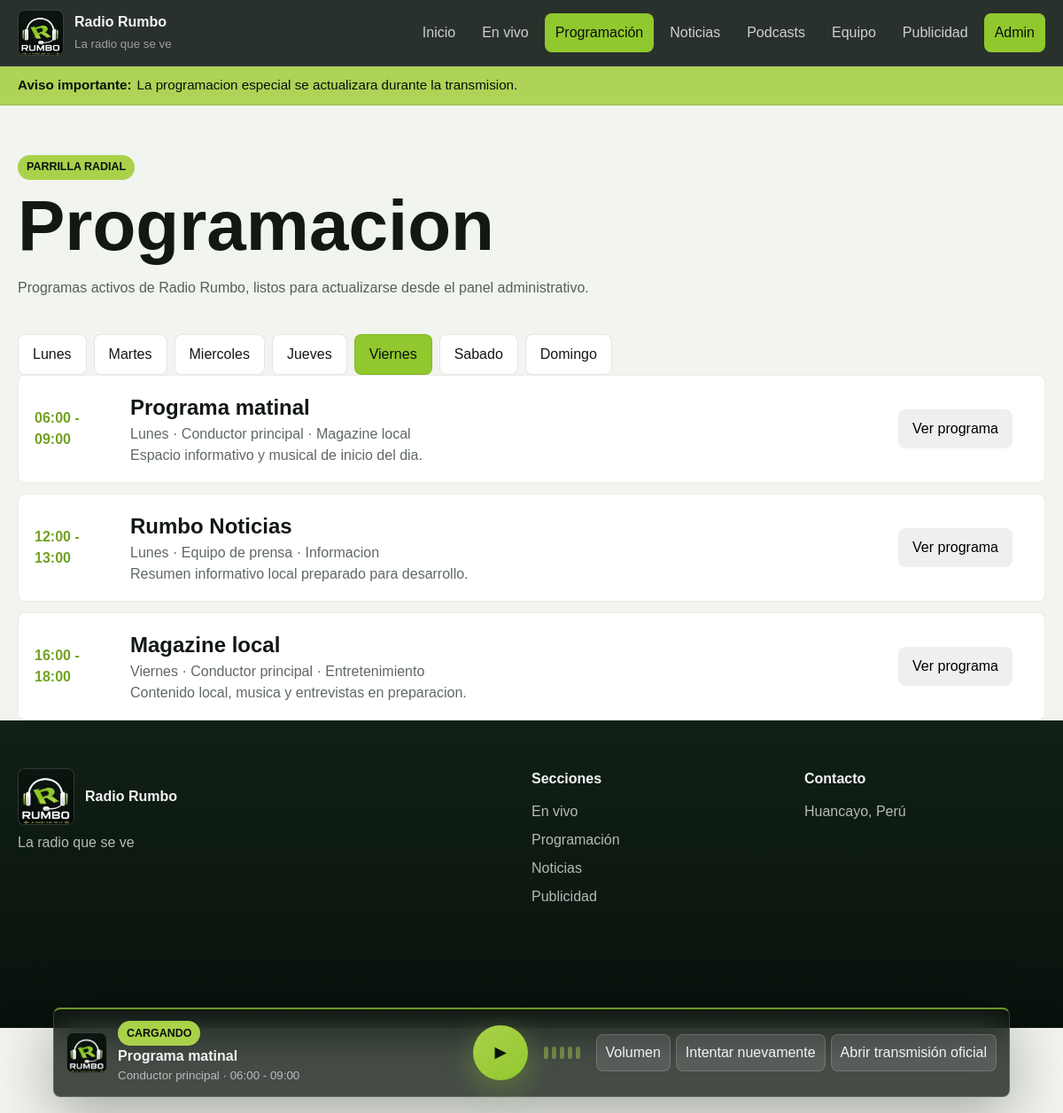
The page /programacion/index.php on the database its author committed.
### tables this page shows
CREATE TABLE urgent_notices (
    id INT UNSIGNED AUTO_INCREMENT PRIMARY KEY,
    title VARCHAR(160) NOT NULL,
    message VARCHAR(500) NOT NULL,
    type ENUM('info', 'warning', 'urgent', 'event') NOT NULL DEFAULT 'info',
    status ENUM('draft', 'active', 'inactive', 'archived') NOT NULL DEFAULT 'draft',
    start_at DATETIME NULL,
    end_at DATETIME NULL,
    display_order INT UNSIGNED NOT NULL DEFAULT 0,
    created_at TIMESTAMP DEFAULT CURRENT_TIMESTAMP,
    updated_at TIMESTAMP DEFAULT CURRENT_TIMESTAMP ON UPDATE CURRENT_TIMESTAMP
);

CREATE TABLE programs (
    id INT UNSIGNED AUTO_INCREMENT PRIMARY KEY,
    name VARCHAR(140) NOT NULL,
    slug VARCHAR(160) NOT NULL UNIQUE,
    description TEXT NULL,
    host_name VARCHAR(140) NULL,
    day_of_week ENUM('monday', 'tuesday', 'wednesday', 'thursday', 'friday', 'saturday', 'sunday') NOT NULL,
    start_time TIME NOT NULL,
    end_time TIME NOT NULL,
    category VARCHAR(80) NULL,
    is_active TINYINT(1) NOT NULL DEFAULT 1,
    display_order INT UNSIGNED NOT NULL DEFAULT 0,
    created_at TIMESTAMP DEFAULT CURRENT_TIMESTAMP,
    updated_at TIMESTAMP DEFAULT CURRENT_TIMESTAMP ON UPDATE CURRENT_TIMESTAMP
);

### app/Core/View.php (called while the page is built, shortened)
<?php
final class View
{
    public static function render(string $view, array $data = []): void
    {
        $basePath = dirname(__DIR__, 2) . DIRECTORY_SEPARATOR . 'resources' . DIRECTORY_SEPARATOR . 'views';
        $relativePath = str_replace('.', DIRECTORY_SEPARATOR, $view) . '.php';
        $viewPath = $basePath . DIRECTORY_SEPARATOR . $relativePath;
        $realViewPath = realpath($viewPath);
        extract($data, EXTR_SKIP);
        require $realViewPath;
    }
}

### app/Controllers/Public/ProgramController.php (called while the page is built, shortened)
<?php
final class ProgramController
{
    public function index(array $mock): void
    {
        try {
            $items = $this->programService()->active();
        } catch (Throwable) {
            $items = [];
        }
        View::render('layouts.public', [
            'active' => 'programacion',
            'contentView' => 'schedule',
            'mock' => $mock,
            'pageTitle' => 'Radio Rumbo - Programacion',
            'programs' => $items,
        ]);
    }
    private function programService(): ProgramService
    {
        if (!$this->programs instanceof ProgramService) {
            $this->programs = new ProgramService();
        }
        return $this->programs;
    }
}

### public/programacion/index.php (called while the page is built, shortened)
<?php
$rootPath = rr_bootstrap();
(new ProgramController())->index(rr_mock_data($rootPath));

### app/Core/Database.php (called while the page is built, shortened)
<?php
final class Database
{
    private static ?PDO $connection = null;
    public static function connection(): PDO
    {
        if (self::$connection instanceof PDO) {
            return self::$connection;
        }
        $host = self::env('DB_HOST', '127.0.0.1');
        $port = self::env('DB_PORT', '3306');
        $database = self::env('DB_DATABASE', 'radio_rumbo');
        $username = self::env('DB_USERNAME', 'root');
        $password = self::env('DB_PASSWORD', '');
        $dsn = sprintf(
            'mysql:host=%s;port=%s;dbname=%s;charset=utf8mb4',
            $host,
            $port,
            $database
        );
        try {
            self::$connection = new PDO($dsn, $username, $password, [
                PDO::ATTR_ERRMODE => PDO::ERRMODE_EXCEPTION,
                PDO::ATTR_DEFAULT_FETCH_MODE => PDO::FETCH_ASSOC,
                PDO::ATTR_EMULATE_PREPARES => false,
            ]);
        } catch (PDOException $exception) {
            throw new PDOException(
                'No se pudo conectar con la base de datos.',
                (int) $exception->getCode(),
                $exception
            );
        }
        return self::$connection;
    }
    private static function env(string $key, string $default = ''): string
    {
        $value = $_ENV[$key] ?? $_SERVER[$key] ?? getenv($key);
        return is_string($value) && $value !== '' ? $value : $default;
    }
}

### app/Models/UrgentNotice.php (called while the page is built, shortened)
<?php
final class UrgentNotice
{
    public function active(): array
    {
        $statement = $this->pdo()->prepare(
            'SELECT id, title, message, type, status, start_at, end_at, display_order
             FROM urgent_notices
             WHERE status = :status
               AND (start_at IS NULL OR start_at <= CURRENT_TIMESTAMP)
               AND (end_at IS NULL OR end_at >= CURRENT_TIMESTAMP)
             ORDER BY display_order, id DESC'
        );
        $statement->execute(['status' => 'active']);
        return $this->rows($statement->fetchAll());
    }
    private function rows(array $rows): array
    {
        $result = [];
        foreach ($rows as $row) {
            if (is_array($row)) {
                $result[] = $row;
            }
        }
        return $result;
    }
    private function pdo(): PDO
    {
        return $this->connection ?? Database::connection();
    }
}

### app/Services/UrgentNoticeService.php (called while the page is built, shortened)
<?php
final class UrgentNoticeService
{
    public function active(): array
    {
        return $this->repository()->active();
    }
    private function repository(): UrgentNotice
    {
        if (!$this->notices instanceof UrgentNotice) {
            $this->notices = new UrgentNotice();
        }
        return $this->notices;
    }
}

### public/bootstrap.php (called while the page is built, shortened)
<?php
function rr_mock_data(string $rootPath): array
{
    $data = require $rootPath . '/config/mock-data.php';
    $mock = is_array($data) ? $data : [];
    $mock['station'] = (new SettingService())->station($mock);
    $mock['active_banners'] = rr_active_banners();
    $mock['urgent_notices'] = rr_active_notices();
    return $mock;
}
function rr_active_banners(): array
{
    try {
        return (new BannerService())->active();
    } catch (Throwable) {
        return [];
    }
}
function rr_active_notices(): array
{
    try {
        return (new UrgentNoticeService())->active();
    } catch (Throwable) {
        return [];
    }
}

### app/Helpers/SecurityHelper.php (called while the page is built, shortened)
<?php
final class SecurityHelper
{
    public static function e(string $value): string
    {
        return htmlspecialchars($value, ENT_QUOTES | ENT_SUBSTITUTE, 'UTF-8');
    }
}

### app/Models/Program.php (called while the page is built, shortened)
<?php
final class Program
{
    public function active(): array
    {
        $statement = $this->pdo()->prepare(
            'SELECT id, name, slug, description, host_name, day_of_week, start_time, end_time,
                    category, is_active, display_order
             FROM programs
             WHERE is_active = :active
             ORDER BY CASE day_of_week
                          WHEN "monday" THEN 1 WHEN "tuesday" THEN 2 WHEN "wednesday" THEN 3
                          WHEN "thursday" THEN 4 WHEN "friday" THEN 5 WHEN "saturday" THEN 6
                          WHEN "sunday" THEN 7 ELSE 8
                      END,
                      start_time, display_order, id'
        );
        $statement->execute(['active' => 1]);
        return $this->rows($statement->fetchAll());
    }
    private function rows(array $rows): array
    {
        $result = [];
        foreach ($rows as $row) {
            if (is_array($row)) {
                $result[] = $row;
            }
        }
        return $result;
    }
    private function pdo(): PDO
    {
        return $this->connection ?? Database::connection();
    }
}

### app/Services/ProgramService.php (called while the page is built, shortened)
<?php
final class ProgramService
{
    public function active(): array
    {
        return $this->repository()->active();
    }
    private function repository(): Program
    {
        if (!$this->program instanceof Program) {
            $this->program = new Program();
        }
        return $this->program;
    }
}

### resources/views/public/schedule.php (the view, shortened to what this page needs)
<?php
$programs = is_array($programs ?? null) ? $programs : [];
$dayLabels = [
    'monday' => 'Lunes',
    'tuesday' => 'Martes',
    'wednesday' => 'Miercoles',
    'thursday' => 'Jueves',
    'friday' => 'Viernes',
    'saturday' => 'Sabado',
    'sunday' => 'Domingo',
];
$todayKey = strtolower(date('l'));
$now = date('H:i:s');
?>
<section class="page-title container">
    <span class="section-kicker">Parrilla radial</span>
    <h1>Programacion</h1>
    <p>Programas activos de Radio Rumbo, listos para actualizarse desde el panel administrativo.</p>
</section>
<section class="container">
    <div class="filter-row" aria-label="Filtros visuales por dia">
        <?php foreach ($dayLabels as $value => $day): ?>
            <button class="<?= $value === $todayKey ? 'is-active' : '' ?>" type="button"><?= $e($day) ?></button>
        <?php endforeach; ?>
    </div>
    <div class="schedule-list">
        <?php foreach ($programs as $program): ?>
            <?php
            $isLive = (string) $program['day_of_week'] === $todayKey
                && (string) $program['start_time'] <= $now
                && (string) $program['end_time'] > $now;
            ?>
            <article class="<?= $isLive ? 'is-live' : '' ?>">
                <time><?= $e(substr((string) $program['start_time'], 0, 5)) ?> - <?= $e(substr((string) $program['end_time'], 0, 5)) ?></time>
                <div>
                    <h2><?= $e((string) $program['name']) ?></h2>
                    <p><?= $e($dayLabels[(string) $program['day_of_week']] ?? (string) $program['day_of_week']) ?> · <?= $e((string) ($program['host_name'] ?: 'Conductor principal')) ?> · <?= $e((string) ($program['category'] ?: 'Programacion')) ?></p>
                    <?php if ((string) ($program['description'] ?? '') !== ''): ?><p><?= $e((string) $program['description']) ?></p><?php endif; ?>
                </div>
                <button type="button">Ver programa</button>
            </article>
        <?php endforeach; ?>
    </div>
</section>

### resources/views/partials/urgent-notice-bar.php (shortened to what this page needs)
<?php
$urgentNotices = is_array($mock['urgent_notices'] ?? null) ? $mock['urgent_notices'] : [];
?>
<?php if ($urgentNotices !== []): ?>
    <section class="urgent-notice-bar" aria-label="Avisos importantes">
        <div class="container">
            <?php foreach (array_slice($urgentNotices, 0, 2) as $notice): ?>
                <article class="urgent-notice urgent-notice-<?= $e((string) $notice['type']) ?>">
                    <strong><?= $e((string) $notice['title']) ?>:</strong>
                    <span><?= $e((string) $notice['message']) ?></span>
                </article>
            <?php endforeach; ?>
        </div>
    </section>
<?php endif; ?>

### resources/views/partials/floating-player.php (shortened to what this page needs)
<?php
$audioUrl = is_string($station['stream_audio_url'] ?? null) ? $station['stream_audio_url'] : '';
?>
<aside class="floating-player" aria-label="Reproductor en vivo" data-audio-status-root>
    <div class="player-station">
        <img class="player-logo" src="/assets/img/radio-rumbo-logo.png" alt="" width="46" height="46">
        <div>
            <span class="live-pill" data-audio-status-label>En vivo</span>
            <strong><?= $e((string) ($currentProgram['name'] ?? 'Programa matinal')) ?></strong>
            <small><?= $e((string) ($currentProgram['host'] ?? 'Conductor principal')) ?> · <?= $e((string) ($currentProgram['schedule'] ?? 'Horario')) ?></small>
        </div>
    </div>
    <button class="player-play" type="button" data-player-toggle aria-label="Reproducir o pausar radio en vivo">
        <span data-player-icon>▶</span>
    </button>
    <div class="audio-waves" aria-hidden="true">
        <span></span><span></span><span></span><span></span><span></span>
    </div>
    <div class="player-actions">
        <button type="button" aria-label="Volumen visual">Volumen</button>
        <button type="button" data-audio-retry>Intentar nuevamente</button>
        <?php if ($audioUrl !== ''): ?>
            <a href="<?= $e($audioUrl) ?>" target="_blank" rel="noopener noreferrer">Abrir transmisión oficial</a>
        <?php else: ?>
            <a href="/en-vivo/" aria-label="Abrir transmisión en vivo">Abrir</a>
        <?php endif; ?>
    </div>
</aside>

### rows shown on the page
urgent_notices: title "Aviso importante", message "La programacion especial se actualizara durante la transmision."
programs: start_time "06:00", end_time "09:00", name "Programa matinal", day_of_week "Lunes", host_name "Conductor principal", category "Magazine local", description "Espacio informativo y musical de inicio del dia."
programs: start_time "12:00", end_time "13:00", name "Rumbo Noticias", day_of_week "Lunes", host_name "Equipo de prensa", category "Informacion", description "Resumen informativo local preparado para desarrollo."
programs: start_time "16:00", end_time "18:00", name "Magazine local", day_of_week "Viernes", host_name "Conductor principal", category "Entretenimiento", description "Contenido local, musica y entrevistas en preparacion."

### other values the page prints
$e((string) ($station['name'] ?? 'Radio Rumbo')) "Radio Rumbo"
$e((string) ($station['tagline'] ?? 'La radio que se ve')) "La radio que se ve"
$e($item['label']) "Inicio"
$e($item['label']) "En vivo"
$e($item['label']) "Programación"
$e($item['label']) "Noticias"
$e($item['label']) "Podcasts"
$e($item['label']) "Equipo"
$e($item['label']) "Publicidad"
$e($day) "Lunes"
$e($day) "Martes"
$e($day) "Miercoles"
$e($day) "Jueves"
$e($day) "Viernes"
$e($day) "Sabado"
